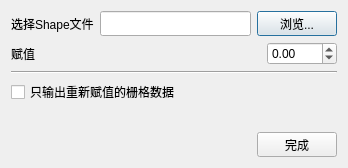
<?xml version="1.0" encoding="UTF-8"?>
<ui version="4.0">
 <class>ipfModelerRangeMoidfyValueDialog</class>
 <widget class="QDialog" name="ipfModelerRangeMoidfyValueDialog">
  <property name="geometry">
   <rect>
    <x>0</x>
    <y>0</y>
    <width>348</width>
    <height>168</height>
   </rect>
  </property>
  <property name="windowTitle">
   <string>范围赋值</string>
  </property>
  <layout class="QVBoxLayout" name="verticalLayout">
   <item>
    <layout class="QHBoxLayout" name="horizontalLayout_4">
     <item>
      <widget class="QLabel" name="label">
       <property name="text">
        <string>选择Shape文件</string>
       </property>
      </widget>
     </item>
     <item>
      <widget class="QLineEdit" name="lineEdit">
       <property name="minimumSize">
        <size>
         <width>0</width>
         <height>25</height>
        </size>
       </property>
      </widget>
     </item>
     <item>
      <widget class="QPushButton" name="pushButton_2">
       <property name="minimumSize">
        <size>
         <width>75</width>
         <height>25</height>
        </size>
       </property>
       <property name="text">
        <string>浏览...</string>
       </property>
      </widget>
     </item>
    </layout>
   </item>
   <item>
    <layout class="QHBoxLayout" name="horizontalLayout_2">
     <item>
      <widget class="QLabel" name="label_2">
       <property name="text">
        <string>赋值</string>
       </property>
      </widget>
     </item>
     <item>
      <spacer name="horizontalSpacer_2">
       <property name="orientation">
        <enum>Qt::Horizontal</enum>
       </property>
       <property name="sizeHint" stdset="0">
        <size>
         <width>40</width>
         <height>20</height>
        </size>
       </property>
      </spacer>
     </item>
     <item>
      <widget class="QDoubleSpinBox" name="sb_index">
       <property name="minimumSize">
        <size>
         <width>70</width>
         <height>0</height>
        </size>
       </property>
       <property name="maximumSize">
        <size>
         <width>70</width>
         <height>16777215</height>
        </size>
       </property>
       <property name="minimum">
        <double>-999999999.000000000000000</double>
       </property>
       <property name="maximum">
        <double>999999999.000000000000000</double>
       </property>
       <property name="singleStep">
        <double>1.000000000000000</double>
       </property>
       <property name="value">
        <double>0.000000000000000</double>
       </property>
      </widget>
     </item>
    </layout>
   </item>
   <item>
    <widget class="Line" name="line">
     <property name="orientation">
      <enum>Qt::Horizontal</enum>
     </property>
    </widget>
   </item>
   <item>
    <widget class="QCheckBox" name="checkBox">
     <property name="text">
      <string>只输出重新赋值的栅格数据</string>
     </property>
    </widget>
   </item>
   <item>
    <spacer name="verticalSpacer">
     <property name="orientation">
      <enum>Qt::Vertical</enum>
     </property>
     <property name="sizeHint" stdset="0">
      <size>
       <width>20</width>
       <height>40</height>
      </size>
     </property>
    </spacer>
   </item>
   <item>
    <layout class="QHBoxLayout" name="horizontalLayout">
     <item>
      <spacer name="horizontalSpacer">
       <property name="orientation">
        <enum>Qt::Horizontal</enum>
       </property>
       <property name="sizeHint" stdset="0">
        <size>
         <width>40</width>
         <height>20</height>
        </size>
       </property>
      </spacer>
     </item>
     <item>
      <widget class="QPushButton" name="pushButton">
       <property name="minimumSize">
        <size>
         <width>75</width>
         <height>25</height>
        </size>
       </property>
       <property name="text">
        <string>完成</string>
       </property>
      </widget>
     </item>
    </layout>
   </item>
  </layout>
 </widget>
 <layoutdefault spacing="6" margin="11"/>
 <resources/>
 <connections/>
</ui>
